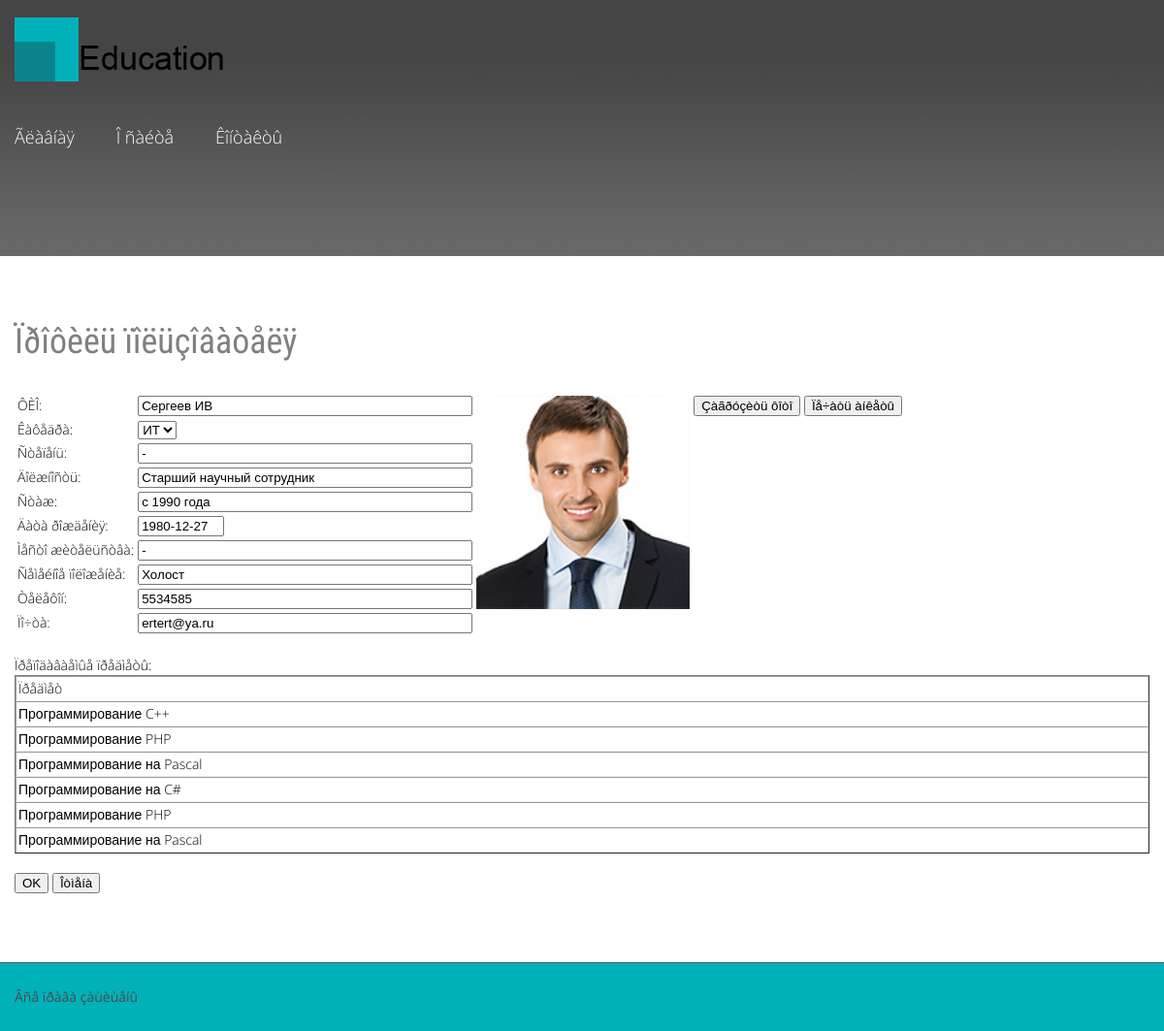
/plan/profile.php?iduser=6, run on the app's committed database.
### tables this page shows
CREATE TABLE `user` (
  `iduser` int(11) NOT NULL,
  `login` varchar(40) DEFAULT NULL,
  `parol` varchar(40) DEFAULT NULL,
  `permission` varchar(40) DEFAULT NULL,
  `user` varchar(40) DEFAULT NULL,
  `degree` varchar(40) DEFAULT NULL,
  `post` varchar(40) DEFAULT NULL,
  `experience` varchar(40) DEFAULT NULL,
  `datebirth` date DEFAULT NULL,
  `file` varchar(40) DEFAULT NULL,
  `address` varchar(40) DEFAULT NULL,
  `family` varchar(40) DEFAULT NULL,
  `phone` varchar(40) DEFAULT NULL,
  `mail` varchar(40) DEFAULT NULL,
  `idchair` int(11) NOT NULL
);

CREATE TABLE `chair` (
  `idchair` int(11) NOT NULL,
  `chair` varchar(40) DEFAULT NULL,
  `idspec` int(11) NOT NULL,
  `idfaculty` int(11) NOT NULL
);

CREATE TABLE `usersubject` (
  `idusersubject` int(11) NOT NULL,
  `iduser` int(11) NOT NULL,
  `idsubject` int(11) NOT NULL
);

CREATE TABLE `subject` (
  `idsubject` int(11) NOT NULL,
  `subject` varchar(40) DEFAULT NULL,
  `idform` int(11) NOT NULL
);

### plan/profile.php (the view, shortened to what this page needs)
<?
require "option.php";
?>
<!DOCTYPE html>
<head>
<link rel="stylesheet" href="css/contact-form.css">
<link rel="stylesheet" href="css/style.css">
</head>
<body>
<header>
  <div class="container">
    <div class="row">
      <div class="grid_12 rel">
        <h1>
          <a href="index.php">
            <img src="images/logo.png" alt="Logo alt">
          </a>
        </h1>
      </div>
    </div>
  </div>
  <section id="stuck_container">
    <div class="container">
      <div class="row">
        <div class="grid_12 ">
          <div class="navigation ">
            <nav>
              <ul class="sf-menu">
               <li><a href="index.php">Ãëàâíàÿ</a></li>
               <li><a href="about.php">Î ñàéòå</a></li>
               <li><a href="contacts.php">Êîíòàêòû</a></li>
             </ul>
            </nav>
          </div>
        </div>
     </div>
    </div>
  </section>
</header>
<?
if (isset ($_REQUEST['iduser']))
{
	$iduser=$_REQUEST['iduser'];
}
$r=mysql_query("SELECT * FROM user where iduser="."$iduser");
$f=mysql_fetch_array($r);
  ?>
<section id="content"><div class="ic"></div>
  <div class="container">
    <div class="row">
      <div class="grid_12">
        <h3>Ïðîôèëü ïîëüçîâàòåëÿ</h3>
      </div>
      <div  class="grid_12">
<form name="form2" method="post"  enctype="multipart/form-data" >
				  <table  border="0" align="">
                    <tr>
                      <td ><font color="#000000" >   ÔÈÎ: </font> </td>
                      <td><input   name="user"   type="text"  value="<? echo "$f[user]";  ?>" size="40" ></td>
                      <td rowspan="10"><img   width="220" height="220" src="upload/<? echo "$f[file]";?>"></td>
                      <td rowspan="2">
                      <input  type="button"  name="button"   onclick="this.form.action='changefile.php?step=1&iduser=<? echo"$iduser";?>'; this.form.submit();"   value="Çàãðóçèòü ôîòî" width="500">
                      <input  type="button"  name="button"   onclick="this.form.action='expprofile.php?iduser=<? echo"$iduser";?>&fio=<? echo"$f[user]";?>'; this.form.submit();"   value="Ïå÷àòü àíêåòû" width="500">
                      </td>
                    </tr>
<tr>
 <td><font color="#000000" >   Êàôåäðà: </font></td>
 <td ><select name="idchair"  style="height:22; width:auto" >
   <?
$d=mysql_query( "select * from chair");
for ($i=0;$i<mysql_num_rows($d);$i++)
  {
    $m=mysql_fetch_array($d);
	echo "<option value=".$m["idchair"];
	if ($m["idchair"]==$f["idchair"])
	 echo " selected=selected";
	echo ">".$m["chair"];
	echo "</option>";
  }
?>
 </select></td>
                    </tr>
                      <tr>
                      <td><font color="#000000" > Ñòåïåíü: </font> </td>
                      <td><input   name="degree"  value="<? echo "$f[degree]";  ?>"   type="text" size="40"></td>
                    </tr>
                    <tr>
                      <td><font color="#000000" > Äîëæíîñòü: </font> </td>
                      <td><input   name="post"  value="<? echo "$f[post]";  ?>"   type="text" size="40"></td>
                    </tr>
                      <tr>
                      <td><font color="#000000" > Ñòàæ: </font> </td>
                      <td><input   name="experience"  value="<? echo "$f[experience]";  ?>"   type="text" size="40"></td>
                    </tr>
                      	<tr>
                      <td><font color="#000000" > Äàòà ðîæäåíèÿ: </font> </td>
                      <td><input   name="datebirth"  value="<? echo "$f[datebirth]";  ?>"   type="text" size="8"></td>
                    </tr>
                      	<tr>
                      <td><font color="#000000" > Ìåñòî æèòåëüñòâà: </font> </td>
                      <td><input   name="address"  value="<? echo "$f[address]";  ?>"   type="text" size="40"></td>
                    </tr>
                         	<tr>
                      <td><font color="#000000" > Ñåìåéíîå ïîëîæåíèå: </font> </td>
                      <td><input   name="family"  value="<? echo "$f[family]";  ?>"   type="text" size="40"></td>
                    </tr>
                              	<tr>
                      <td><font color="#000000" > Òåëåôîí: </font> </td>
                      <td><input   name="phone"  value="<? echo "$f[phone]";  ?>"   type="text" size="40"></td>
                    </tr>
                              	<tr>
                      <td><font color="#000000" > Ïî÷òà: </font> </td>
                      <td><input   name="mail"  value="<? echo "$f[mail]";  ?>"   type="text" size="40"></td>
                    </tr>
                  </table>
<br>
                Ïðåïîäàâàåìûå ïðåäìåòû:
                <br>
			<?
                $s="SELECT usersubject.*,  subject  FROM usersubject, subject where usersubject.idsubject=subject.idsubject  and usersubject.iduser=$iduser";
				$r=mysql_query($s);
			?>
<table WIDTH=100% border="1" cellspacing=0 cellpadding=2  >
									<tr >
        <td>Ïðåäìåò</td>
		</tr>
      <?
			for ($i=0;$i<mysql_num_rows($r);$i++)
			  {
				$f=mysql_fetch_array($r);
				echo "<tr>";
				echo "
				<td> $f[subject]</td>
				";
				echo "</tr>";
			  }
		?>
  </table>
				<br>
				<input  type="button"  name="button"   onclick="this.form.action='profile.php?step=2&upd=<? echo"$upd";?>&id=<? echo"$iduser";?>'; this.form.submit();"   value="OK" width="500">
				<input  type="button"  name="button"  onClick="javascript:history.back();"  value="Îòìåíà">
		</form>
      </div>
    </div>
  </div>
</section>
<footer id="footer">
  <div class="container">
    <div class="row">
      <div class="grid_12">
        <div class="copyright"> <a href="#">Âñå ïðàâà çàùèùåíû</a>
        </div>
      </div>
    </div>
  </div>
</footer>
</body>
</html>

### plan/css/style.css (style rules this page uses)
.navigation { z-index: 999; position: relative; padding: 35px 0; }
.navigation .sf-menu { z-index: 990; text-align: center; position: relative; }
.navigation nav { position: relative; padding: 0; }
.sf-menu > li { float: left; font-weight: 300; position: relative; font-size: 18px; line-height: 22px; }
.sf-menu > li + li { margin-left: 43px; }
.sf-menu > li + li:after { content: ''; background: url(../images/menu_sep.png) 0 0 no-repeat; height: 5px; width: 5px; position: absolute; left: -20px; top: 10px; }
.sf-menu > li > a { position: relative; color: #ffffff; text-align: center; }
#stuck_container { -webkit-transition: all 0.4s ease; -moz-transition: all 0.4s ease; -ms-transition: all 0.4s ease; -o-transition: all 0.4s ease; transition: all 0.4s ease; z-index: 998 !important; }
body { position: relative; background: #00b1ba; color: #000000; font: 300 14px/20px 'Open Sans', sans-serif; }
input, img { max-width: 100%; }
h1, h2, h3, h4, h5, h8 { font-weight: 400; font-size: 16px; color: grey; font-family: 'Roboto Condensed', sans-serif; }
h3 { font-size: 36px; line-height: 72px; padding-top: 52px; margin-bottom: 17px; }
ul { padding: 0; margin: 0; list-style: none; }
a { text-decoration: none; color: inherit; outline: none; -webkit-transition: 0.5s ease; transition: 0.5s ease; }
.rel { position: relative; }
header { color: #e6e5e5; display: block; position: relative; z-index: 999; padding: 18px 0 77px; background: url(../images/slide.jpg) center 0 no-repeat; }
header .rel { z-index: 999; }
header h1 { text-align: center; z-index: 999; float: left; margin-bottom: 10px; }
header h1 a { display: block; overflow: hidden; font-size: 0; line-height: 0; -webkit-transition: 0s ease; transition: 0s ease; }
#content { background-color: #fff; padding-bottom: 71px; }
#footer { padding: 25px 0; border-top: 1px solid #5c5c5c; }
#footer .copyright { font-weight: normal; color: #4b4a4a; }

### plan/css/grid.css (style rules this page uses)
html, body, div, span, applet, object, iframe, h1, h2, h3, h4, h5, h6, p, blockquote, pre, a, abbr, acronym, address, big, cite, code, del, dfn, em, img, ins, kbd, q, s, samp, small, strike, strong, sub, sup, tt, var, b, u, i, center, dl, dt, dd, ol, ul, li, fieldset, form, label, legend, caption, tbody, tfoot, thead, article, aside, canvas, details, embed, figure, figcaption, footer, header, hgroup, menu, nav, output, ruby, section, summary, time, mark, audio, video { margin: 0; padding: 0; border: 0; font-size: 100%; font: inherit; vertical-align: top; }
article, aside, details, figcaption, figure, footer, header, hgroup, menu, nav, section { display: block; }
body { line-height: 1; }
ol, ul { list-style: none; }
.row { margin-left: -30px; *zoom: 1; }
.row:before, .row:after { display: table; content: ""; line-height: 0; }
.row:after { clear: both; }
[class*="grid_"] { float: left; min-height: 1px; margin-left: 30px; }
.container { width: 1170px; }
.grid_12 { width: 1170px; }
.container { margin-right: auto; margin-left: auto; *zoom: 1; }
.container:before, .container:after { display: table; content: ""; line-height: 0; }
.container:after { clear: both; }

### data on the page
user: user "Сергеев ИВ", file (picture), idchair "ИТ", degree "-", post "Старший научный сотрудник", experience "с 1990 года", datebirth "1980-12-27", address "-", family "Холост", phone "5534585", mail "ertert@ya.ru"
usersubject: idsubject.subject "Программирование C++"
usersubject: idsubject.subject "Программирование PHP"
usersubject: idsubject.subject "Программирование на Pascal"
usersubject: idsubject.subject "Программирование на C#"
usersubject: idsubject.subject "Программирование PHP"
usersubject: idsubject.subject "Программирование на Pascal"
